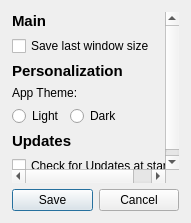
<?xml version="1.0" encoding="UTF-8"?>
<ui version="4.0">
 <class>Dialog</class>
 <widget class="QDialog" name="Dialog">
  <property name="geometry">
   <rect>
    <x>0</x>
    <y>0</y>
    <width>191</width>
    <height>223</height>
   </rect>
  </property>
  <property name="windowTitle">
   <string>Dialog</string>
  </property>
  <property name="styleSheet">
   <string notr="true"/>
  </property>
  <property name="sizeGripEnabled">
   <bool>false</bool>
  </property>
  <layout class="QVBoxLayout" name="verticalLayout">
   <property name="spacing">
    <number>6</number>
   </property>
   <property name="leftMargin">
    <number>12</number>
   </property>
   <property name="topMargin">
    <number>12</number>
   </property>
   <property name="rightMargin">
    <number>12</number>
   </property>
   <property name="bottomMargin">
    <number>12</number>
   </property>
   <item>
    <layout class="QVBoxLayout" name="verticalLayout_2">
     <item>
      <widget class="QScrollArea" name="scrollArea">
       <property name="frameShape">
        <enum>QFrame::NoFrame</enum>
       </property>
       <property name="widgetResizable">
        <bool>true</bool>
       </property>
       <widget class="QWidget" name="scrollAreaWidgetContents">
        <property name="geometry">
         <rect>
          <x>0</x>
          <y>0</y>
          <width>165</width>
          <height>166</height>
         </rect>
        </property>
        <layout class="QVBoxLayout" name="verticalLayout_3">
         <property name="leftMargin">
          <number>0</number>
         </property>
         <property name="topMargin">
          <number>0</number>
         </property>
         <property name="rightMargin">
          <number>0</number>
         </property>
         <property name="bottomMargin">
          <number>0</number>
         </property>
         <item>
          <widget class="QLabel" name="label">
           <property name="text">
            <string>&lt;html&gt;&lt;head/&gt;&lt;body&gt;&lt;p&gt;&lt;span style=&quot; font-size:11pt; font-weight:600;&quot;&gt;Main&lt;/span&gt;&lt;/p&gt;&lt;/body&gt;&lt;/html&gt;</string>
           </property>
          </widget>
         </item>
         <item>
          <widget class="QCheckBox" name="checkBox">
           <property name="text">
            <string>Save last window size</string>
           </property>
          </widget>
         </item>
         <item>
          <widget class="QLabel" name="label_2">
           <property name="text">
            <string>&lt;html&gt;&lt;head/&gt;&lt;body&gt;&lt;p&gt;&lt;span style=&quot; font-size:11pt; font-weight:600;&quot;&gt;Personalization&lt;/span&gt;&lt;/p&gt;&lt;/body&gt;&lt;/html&gt;</string>
           </property>
          </widget>
         </item>
         <item>
          <widget class="QLabel" name="label_4">
           <property name="text">
            <string>App Theme:</string>
           </property>
          </widget>
         </item>
         <item>
          <layout class="QHBoxLayout" name="horizontalLayout_2">
           <item>
            <widget class="QRadioButton" name="radioButton">
             <property name="text">
              <string>Light</string>
             </property>
            </widget>
           </item>
           <item>
            <widget class="QRadioButton" name="radioButton_2">
             <property name="text">
              <string>Dark</string>
             </property>
            </widget>
           </item>
           <item>
            <spacer name="horizontalSpacer">
             <property name="orientation">
              <enum>Qt::Horizontal</enum>
             </property>
             <property name="sizeHint" stdset="0">
              <size>
               <width>40</width>
               <height>20</height>
              </size>
             </property>
            </spacer>
           </item>
          </layout>
         </item>
         <item>
          <widget class="QLabel" name="label_3">
           <property name="text">
            <string>&lt;html&gt;&lt;head/&gt;&lt;body&gt;&lt;p&gt;&lt;span style=&quot; font-size:11pt; font-weight:600;&quot;&gt;Updates&lt;/span&gt;&lt;/p&gt;&lt;/body&gt;&lt;/html&gt;</string>
           </property>
          </widget>
         </item>
         <item>
          <widget class="QCheckBox" name="checkBox_2">
           <property name="text">
            <string>Check for Updates at startup</string>
           </property>
          </widget>
         </item>
         <item>
          <spacer name="verticalSpacer">
           <property name="orientation">
            <enum>Qt::Vertical</enum>
           </property>
           <property name="sizeHint" stdset="0">
            <size>
             <width>20</width>
             <height>40</height>
            </size>
           </property>
          </spacer>
         </item>
        </layout>
       </widget>
      </widget>
     </item>
    </layout>
   </item>
   <item>
    <layout class="QHBoxLayout" name="horizontalLayout">
     <item>
      <widget class="QPushButton" name="pushButton">
       <property name="text">
        <string>Save</string>
       </property>
      </widget>
     </item>
     <item>
      <widget class="QPushButton" name="pushButton_2">
       <property name="text">
        <string>Cancel</string>
       </property>
      </widget>
     </item>
    </layout>
   </item>
  </layout>
 </widget>
 <resources/>
 <connections/>
</ui>
